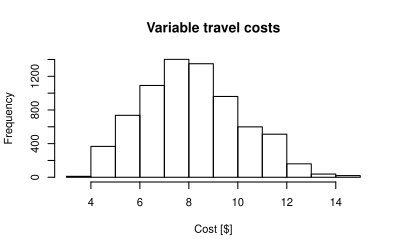

This chart was generated by the following R code:
I<-read.csv("farm_cost.csv",header=TRUE)
options(digits=1) 

out <- hist(I$total-I$"total_farmgate",plot=TRUE,main="Variable travel costs",xlab="Cost [$]")
